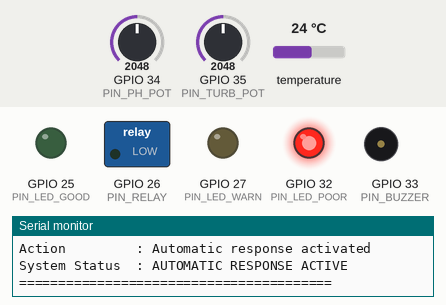
Recording of a program running on a simulated ESP32. Parts: switched loads named in the program (green lamp = pin HIGH), output pins drawn as LEDs (lit = HIGH), buzzer (waves = sounding), the last lines printed to the serial monitor. The test bench sets the inputs (shaded band); at power-on: GPIO 35 (PIN_TURB_POT) = 2048, temperature 24 °C, GPIO 34 (PIN_PH_POT) = 2048 (analog values on the 0–4095 scale). WiFi joins after 1.5 s; servers stay silent unless stated.

Above: at 4.1 s.
4.2 s: GPIO 35 (PIN_TURB_POT) set to 1701
At 5.84 s:
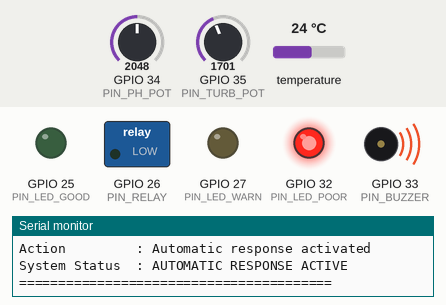
7.7 s: GPIO 35 (PIN_TURB_POT) set to 1610
At 10.4 s:
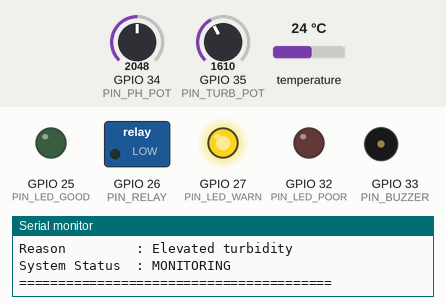
13.2 s: GPIO 35 (PIN_TURB_POT) set to 851
16.9 s: GPIO 35 (PIN_TURB_POT) set to 772
At 18.8 s:
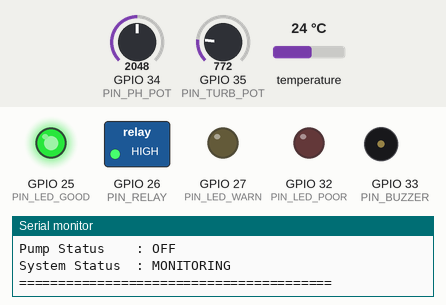
19.2 s: temperature set to 15.6 °C
21.5 s: temperature set to 14.5 °C
At 22.0 s:
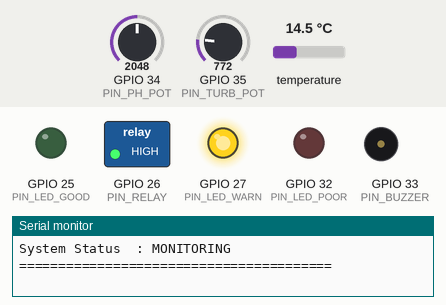
Timing chart, 0 to 24.5 s (numbered marks = the images above; inputs shaded):
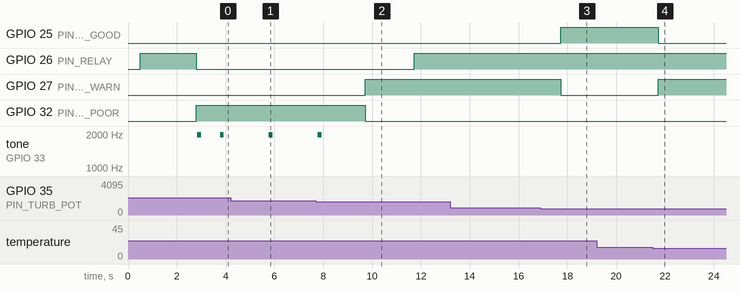

The program:

main.cpp
```cpp
/**
 * ============================================================================
 * Project: Smart Water Quality Monitoring System
 * Title  : IoT-Based Smart Water Quality Monitoring and Automated Response System
 * Target : ESP32 DevKit C V4 (Wokwi Simulation Environment)
 * ============================================================================
 *
 * ----------------------------------------------------------------------------
 * HONESTY RULES & SIMULATION DISCLAIMERS:
 * 1. pH and turbidity are NOT really measured by physical electrochemical
 *    probes in this project. Two analog potentiometers EMULATE pH-sensor and
 *    turbidity-sensor voltage outputs in the Wokwi simulation.
 * 2. Thresholds defined herein are "configured prototype thresholds" for
 *    demonstration and testing purposes, NEVER universal drinking-water standards.
 * 3. The green LED is a "relay-controlled simulated pump actuator", NEVER a
 *    real high-voltage water pump.
 * ----------------------------------------------------------------------------
 */

#include <Arduino.h>
#include <WiFi.h>
#include <OneWire.h>
#include <DallasTemperature.h>
#include <ThingSpeak.h>

// ============================================================================
// SIMULATION & TELEMETRY FEATURE FLAGS (DEFAULT: ALL ENABLED)
// ============================================================================
#define ENABLE_CLOUD       1  // 1: Upload to ThingSpeak | 0: Local-only simulation
#define ENABLE_STATUS_LEDS 1  // 1: Enable 3-state status LEDs (GPIO 25, 27, 32)
#define ENABLE_BUZZER      1  // 1: Enable periodic alarm buzzer on POOR (GPIO 33)

// Actuator Configuration: Active-Low Relay Module
#define RELAY_ACTIVE_LOW true

// ============================================================================
// CLOUD & NETWORK CONFIGURATION
// ============================================================================
const char* WIFI_SSID = "Wokwi-GUEST";
const char* WIFI_PASS = "";

// ThingSpeak Configuration (Replace with your actual ThingSpeak credentials)
const unsigned long THINGSPEAK_CHANNEL_ID = 0000000;              // <-- PLACEHOLDER: ENTER YOUR CHANNEL ID HERE
const char* THINGSPEAK_WRITE_API_KEY      = "YOUR_WRITE_API_KEY"; // <-- PLACEHOLDER: ENTER YOUR WRITE API KEY HERE

// Helper macro to verify if credentials are still placeholder defaults
#define IS_PLACEHOLDER_CREDENTIALS() (THINGSPEAK_CHANNEL_ID == 0000000 || strcmp(THINGSPEAK_WRITE_API_KEY, "YOUR_WRITE_API_KEY") == 0)

// ============================================================================
// HARDWARE PIN ASSIGNMENTS
// ============================================================================
// Core Sensor & Actuator Pins
const int PIN_PH_POT    = 34; // Emulated pH Sensor (Analog Potentiometer)
const int PIN_TURB_POT  = 35; // Emulated Turbidity Sensor (Analog Potentiometer)
const int PIN_DS18B20   = 4;  // DS18B20 OneWire Digital Temperature Sensor
const int PIN_RELAY     = 26; // Relay Module Input (Controls Simulated Pump LED)

// Visual Status Indicator Pins (Active-High)
#if ENABLE_STATUS_LEDS
const int PIN_LED_GOOD  = 25; // Green Status LED: Quality GOOD
const int PIN_LED_WARN  = 27; // Yellow Status LED: Quality WARNING
const int PIN_LED_POOR  = 32; // Red Status LED: Quality POOR
#endif

// Acoustic Alarm Pin
#if ENABLE_BUZZER
const int PIN_BUZZER    = 33; // Piezo Buzzer Output
const unsigned int BUZZER_FREQ_HZ = 2000;        // 2 kHz alert tone
const unsigned long BUZZER_BEEP_DURATION_MS = 150; // 150 ms pulse
#endif

// ============================================================================
// CONFIGURED PROTOTYPE THRESHOLDS
// (Configured for prototype demonstration, NOT universal drinking standards)
// ============================================================================
// pH Thresholds (Range: 0.0 - 14.0)
const float PH_GOOD_MIN    = 6.5f;
const float PH_GOOD_MAX    = 8.5f;
const float PH_WARN_LOW    = 6.0f;
const float PH_WARN_HIGH   = 9.0f;

// Turbidity Thresholds (Range: 0.0 - 100.0 NTU)
const float TURB_GOOD_MAX  = 20.0f;
const float TURB_WARN_MAX  = 40.0f;

// Temperature Thresholds (Range: Celsius)
const float TEMP_GOOD_MIN  = 15.0f;
const float TEMP_GOOD_MAX  = 35.0f;
const float TEMP_WARN_LOW  = 5.0f;
const float TEMP_WARN_HIGH = 40.0f;

// Quality Status Enumeration
enum WaterQualityStatus {
    QUALITY_GOOD    = 0,
    QUALITY_WARNING = 1,
    QUALITY_POOR    = 2
};

// ============================================================================
// OBJECT INSTANTIATIONS & GLOBAL STATE
// ============================================================================
OneWire oneWire(PIN_DS18B20);
DallasTemperature tempSensors(&oneWire);
WiFiClient wifiClient;

// Timing intervals (Non-blocking millis)
unsigned long lastSerialPrintTime = 0;
const unsigned long SERIAL_INTERVAL_MS = 2000;   // Print report every 2 seconds

unsigned long lastCloudUploadTime = 0;
const unsigned long CLOUD_INTERVAL_MS  = 20000;  // Upload to ThingSpeak every 20 seconds

// Actuator Hysteresis Configuration
// Pump turns ON immediately when POOR, turns OFF only after 2 consecutive non-POOR readings
const int PUMP_OFF_CONFIRM_COUNT = 2;
int consecutiveNonPoorCount = 0;
bool currentPumpActiveState = false;

// Measurement data structure
struct SensorReadings {
    int   rawPh;
    int   rawTurb;
    float ph;
    float turbidity;
    float temperature;
    bool  tempValid;
    WaterQualityStatus quality;
    bool  pumpActive;
    String reason;
};

SensorReadings currentReadings;

// ============================================================================
// HELPER FUNCTIONS: ACTUATOR & INDICATOR CONTROL
// ============================================================================
/**
 * @brief Sets the physical state of the relay actuator based on polarity.
 * @param turnOn True to activate the pump, False to deactivate.
 */
void setPumpState(bool turnOn) {
    if (RELAY_ACTIVE_LOW) {
        digitalWrite(PIN_RELAY, turnOn ? LOW : HIGH);
    } else {
        digitalWrite(PIN_RELAY, turnOn ? HIGH : LOW);
    }
}

/**
 * @brief Updates the three dedicated status LEDs so exactly one is ON.
 * @param quality Current evaluated water quality status.
 */
void updateStatusLEDs(WaterQualityStatus quality) {
#if ENABLE_STATUS_LEDS
    digitalWrite(PIN_LED_GOOD, (quality == QUALITY_GOOD)    ? HIGH : LOW);
    digitalWrite(PIN_LED_WARN, (quality == QUALITY_WARNING) ? HIGH : LOW);
    digitalWrite(PIN_LED_POOR, (quality == QUALITY_POOR)    ? HIGH : LOW);
#endif
}

/**
 * @brief Triggers acoustic alarm beep when quality is POOR.
 * @param quality Current evaluated water quality status.
 */
void updateBuzzer(WaterQualityStatus quality) {
#if ENABLE_BUZZER
    if (quality == QUALITY_POOR) {
        // Portable 2 kHz beep for about 150 ms (300 cycles). No tone()/LEDC needed.
        for (unsigned long i = 0; i < BUZZER_BEEP_DURATION_MS * 2; i++) {
            digitalWrite(PIN_BUZZER, HIGH);
            delayMicroseconds(250);
            digitalWrite(PIN_BUZZER, LOW);
            delayMicroseconds(250);
        }
    }
#endif
}


// ============================================================================
// HELPER FUNCTIONS: SENSOR ACQUISITION & CONVERSION
// ============================================================================
/**
 * @brief Reads an analog pin multiple times and returns the smoothed average.
 * @param pin The ADC GPIO pin to sample.
 * @param samples Number of consecutive samples to average.
 * @return Smoothed raw ADC value (0 - 4095).
 */
int readAveragedADC(int pin, int samples = 10) {
    long sum = 0;
    for (int i = 0; i < samples; i++) {
        sum += analogRead(pin);
        delayMicroseconds(200); // Brief settling interval
    }
    return (int)(sum / samples);
}

/**
 * @brief Acquires all sensor readings, emulates calibrated units, and handles errors.
 */
void acquireSensors(SensorReadings &readings) {
    // 1. Emulated pH: 12-bit ADC (0..4095) mapped to pH 0.0 - 14.0
    readings.rawPh = readAveragedADC(PIN_PH_POT, 10);
    readings.ph = ((float)readings.rawPh / 4095.0f) * 14.0f;

    // 2. Emulated Turbidity: 12-bit ADC mapped to 0.0 - 100.0 NTU
    readings.rawTurb = readAveragedADC(PIN_TURB_POT, 10);
    readings.turbidity = ((float)readings.rawTurb / 4095.0f) * 100.0f;

    // 3. Digital Temperature: DS18B20 via OneWire
    tempSensors.requestTemperatures();
    float t = tempSensors.getTempCByIndex(0);

    // Validate DS18B20 reading (DEVICE_DISCONNECTED_C is -127.0 C)
    if (t == DEVICE_DISCONNECTED_C || t < -55.0f || t > 125.0f) {
        readings.temperature = -127.0f;
        readings.tempValid = false;
    } else {
        readings.temperature = t;
        readings.tempValid = true;
    }
}

// ============================================================================
// EVALUATION LOGIC: THRESHOLDS & AUTOMATED RESPONSE
// ============================================================================
/**
 * @brief Evaluates water quality against configured prototype thresholds
 *        and determines pump actuator response with de-chatter hysteresis.
 */
void evaluateWaterQuality(SensorReadings &readings) {
    WaterQualityStatus phStatus   = QUALITY_GOOD;
    WaterQualityStatus turbStatus = QUALITY_GOOD;
    WaterQualityStatus tempStatus = QUALITY_GOOD;

    String reasons = "";

    // --- Evaluate pH ---
    if (readings.ph < PH_WARN_LOW || readings.ph > PH_WARN_HIGH) {
        phStatus = QUALITY_POOR;
        reasons += "pH outside configured range; ";
    } else if (readings.ph < PH_GOOD_MIN || readings.ph > PH_GOOD_MAX) {
        phStatus = QUALITY_WARNING;
        reasons += "pH outside configured range; ";
    }

    // --- Evaluate Turbidity ---
    if (readings.turbidity > TURB_WARN_MAX) {
        turbStatus = QUALITY_POOR;
        reasons += "High turbidity; ";
    } else if (readings.turbidity >= TURB_GOOD_MAX) {
        turbStatus = QUALITY_WARNING;
        reasons += "Elevated turbidity; ";
    }

    // --- Evaluate Temperature ---
    if (!readings.tempValid) {
        tempStatus = QUALITY_POOR;
        reasons += "Temperature sensor disconnected; ";
    } else if (readings.temperature < TEMP_WARN_LOW || readings.temperature > TEMP_WARN_HIGH) {
        tempStatus = QUALITY_POOR;
        reasons += "Temperature outside configured range; ";
    } else if (readings.temperature < TEMP_GOOD_MIN || readings.temperature > TEMP_GOOD_MAX) {
        tempStatus = QUALITY_WARNING;
        reasons += "Temperature outside configured range; ";
    }

    // Overall quality is the worst of the three (POOR > WARNING > GOOD)
    if (phStatus == QUALITY_POOR || turbStatus == QUALITY_POOR || tempStatus == QUALITY_POOR) {
        readings.quality = QUALITY_POOR;
    } else if (phStatus == QUALITY_WARNING || turbStatus == QUALITY_WARNING || tempStatus == QUALITY_WARNING) {
        readings.quality = QUALITY_WARNING;
    } else {
        readings.quality = QUALITY_GOOD;
    }

    // Clean up trailing delimiter
    if (reasons.endsWith("; ")) {
        reasons.remove(reasons.length() - 2);
    }
    readings.reason = reasons;

    // --- Actuator Response Logic with Hysteresis ---
    // Immediate activation on POOR.
    // Deactivation occurs only after PUMP_OFF_CONFIRM_COUNT consecutive non-POOR readings.
    if (readings.quality == QUALITY_POOR) {
        currentPumpActiveState = true;
        consecutiveNonPoorCount = 0;
    } else {
        consecutiveNonPoorCount++;
        if (consecutiveNonPoorCount >= PUMP_OFF_CONFIRM_COUNT) {
            currentPumpActiveState = false;
        }
    }
    readings.pumpActive = currentPumpActiveState;

    // Apply hardware outputs
    setPumpState(readings.pumpActive);
    updateStatusLEDs(readings.quality);
    updateBuzzer(readings.quality);
}

// ============================================================================
// SERIAL MONITOR INTERFACE
// ============================================================================
/**
 * @brief Outputs human-readable dashboard to the Serial Monitor at 115200 baud.
 */
void printSerialDashboard(const SensorReadings &readings) {
    Serial.println();
    Serial.println("========================================");
    Serial.println("      SMART WATER QUALITY MONITOR");
    Serial.println("========================================");
    Serial.println();

    // Sensor Readings Display
    Serial.print("pH             : ");
    Serial.println(readings.ph, 2);

    Serial.print("Turbidity      : ");
    Serial.print(readings.turbidity, 2);
    Serial.println(" NTU");

    Serial.print("Temperature    : ");
    if (readings.tempValid) {
        Serial.print(readings.temperature, 2);
        Serial.println(" C");
    } else {
        Serial.println("DISCONNECTED / ERROR");
    }

    // Simulation Explanation Line for Examiner
    Serial.print("SIM STATE      : ADC pH: ");
    Serial.print(readings.rawPh);
    Serial.print(" | ADC Turb: ");
    Serial.println(readings.rawTurb);
    Serial.println();

    // Water Quality Assessment
    Serial.print("Water Quality  : ");
    switch (readings.quality) {
        case QUALITY_GOOD:
            Serial.println("GOOD");
            break;
        case QUALITY_WARNING:
            Serial.println("WARNING");
            break;
        case QUALITY_POOR:
            Serial.println("POOR");
            break;
    }

    // Pump Status
    Serial.print("Pump Status    : ");
    Serial.println(readings.pumpActive ? "ON" : "OFF");

    // Dynamic Context (Reasons & Actions)
    if (readings.quality != QUALITY_GOOD && readings.reason.length() > 0) {
        Serial.print("Reason         : ");
        Serial.println(readings.reason);
    }

    if (readings.quality == QUALITY_POOR) {
        Serial.println("Action         : Automatic response activated");
    }

    Serial.println();

    // System Status Summary
    Serial.print("System Status  : ");
    if (readings.quality == QUALITY_POOR) {
        Serial.println("AUTOMATIC RESPONSE ACTIVE");
    } else {
        Serial.println("MONITORING");
    }

    Serial.println("========================================");
}

// ============================================================================
// WI-FI & CLOUD TELEMETRY (THINGSPEAK)
// ============================================================================
/**
 * @brief Ensures active Wi-Fi connection in Wokwi, reconnecting if disconnected.
 */
void checkWiFiConnection() {
    if (WiFi.status() != WL_CONNECTED) {
        Serial.print("[Wi-Fi] Connecting to Wokwi virtual AP: ");
        Serial.println(WIFI_SSID);
        WiFi.begin(WIFI_SSID, WIFI_PASS);
        int attempts = 0;
        while (WiFi.status() != WL_CONNECTED && attempts < 15) {
            delay(500);
            Serial.print(".");
            attempts++;
        }
        Serial.println();
        if (WiFi.status() == WL_CONNECTED) {
            Serial.print("[Wi-Fi] Connected! Local IP: ");
            Serial.println(WiFi.localIP());
        } else {
            Serial.println("[Wi-Fi] Connection attempt timed out. Will retry on next cycle.");
        }
    }
}

/**
 * @brief Transmits current telemetry parameters to ThingSpeak IoT Cloud.
 */
void uploadToThingSpeak(const SensorReadings &readings) {
#if ENABLE_CLOUD == 1
    // Guard against unconfigured placeholder credentials
    if (IS_PLACEHOLDER_CREDENTIALS()) {
        Serial.println("[ThingSpeak] Telemetry skipped: Default placeholder Channel ID or API Key detected.");
        Serial.println("[ThingSpeak] Enter valid ThingSpeak credentials in main.cpp to enable cloud sync.");
        return;
    }

    checkWiFiConnection();
    if (WiFi.status() != WL_CONNECTED) {
        Serial.println("[ThingSpeak] Telemetry skipped: Wi-Fi offline.");
        return;
    }

    // Populate ThingSpeak telemetry fields
    // Field 1: pH
    // Field 2: Turbidity (NTU)
    // Field 3: Temperature (C)
    // Field 4: Quality Status (0 = GOOD, 1 = WARNING, 2 = POOR)
    // Field 5: Pump State (0 = OFF, 1 = ON)
    ThingSpeak.setField(1, readings.ph);
    ThingSpeak.setField(2, readings.turbidity);
    ThingSpeak.setField(3, readings.tempValid ? readings.temperature : -127.0f);
    ThingSpeak.setField(4, (int)readings.quality);
    ThingSpeak.setField(5, readings.pumpActive ? 1 : 0);

    Serial.println("[ThingSpeak] Transmitting packet to cloud...");
    int responseCode = ThingSpeak.writeFields(THINGSPEAK_CHANNEL_ID, THINGSPEAK_WRITE_API_KEY);

    if (responseCode == 200) {
        Serial.println("[ThingSpeak] Channel update successful (HTTP 200).");
    } else {
        Serial.print("[ThingSpeak] Problem updating channel. HTTP error code: ");
        Serial.println(responseCode);
    }
#else
    // Cloud upload disabled by compiler directive
    static bool loggedNotice = false;
    if (!loggedNotice) {
        Serial.println("[ThingSpeak] Cloud sync disabled (#define ENABLE_CLOUD 0). Local-only mode active.");
        loggedNotice = true;
    }
#endif
}

// ============================================================================
// MAIN SETUP & EXECUTION LOOP
// ============================================================================
void setup() {
    // 1. Initialize Serial communication at 115200 baud
    Serial.begin(115200);
    delay(500);

    // 2. Pre-configure Relay pin to avoid startup actuator glitches
    // Set to inactive state BEFORE switching pinMode to OUTPUT
    if (RELAY_ACTIVE_LOW) {
        digitalWrite(PIN_RELAY, HIGH); // Inactive level for active-low
    } else {
        digitalWrite(PIN_RELAY, LOW);  // Inactive level for active-high
    }
    pinMode(PIN_RELAY, OUTPUT);

    // 3. Initialize Status LEDs
#if ENABLE_STATUS_LEDS
    pinMode(PIN_LED_GOOD, OUTPUT);
    pinMode(PIN_LED_WARN, OUTPUT);
    pinMode(PIN_LED_POOR, OUTPUT);
    digitalWrite(PIN_LED_GOOD, LOW);
    digitalWrite(PIN_LED_WARN, LOW);
    digitalWrite(PIN_LED_POOR, LOW);
#endif

    // 4. Initialize Buzzer
#if ENABLE_BUZZER
    pinMode(PIN_BUZZER, OUTPUT);
    digitalWrite(PIN_BUZZER, LOW);
#endif

    // 5. Configure ADC analog resolution to 12-bit (0..4095)
    analogReadResolution(12);
    pinMode(PIN_PH_POT, INPUT);
    pinMode(PIN_TURB_POT, INPUT);

    // 6. Initialize OneWire DS18B20 digital temperature bus
    tempSensors.begin();

    // 7. Connect to Wokwi virtual Wi-Fi
    Serial.println();
    Serial.println("==================================================");
    Serial.println("Smart Water Quality Monitoring System Initializing");
    Serial.println("Target: ESP32 DevKit C V4 (Wokwi Simulation)");
    Serial.println("==================================================");

#if ENABLE_CLOUD == 1
    WiFi.mode(WIFI_STA);
    checkWiFiConnection();
    ThingSpeak.begin(wifiClient);
#endif

    // Initial sensor warm-up read
    acquireSensors(currentReadings);
    evaluateWaterQuality(currentReadings);

    Serial.println("[System] Initialization complete. Entering main monitoring loop...");
}

void loop() {
    unsigned long currentMillis = millis();

    // 1. Periodic Sensor Acquisition and Serial Reporting (Every 2 seconds)
    if (currentMillis - lastSerialPrintTime >= SERIAL_INTERVAL_MS) {
        lastSerialPrintTime = currentMillis;

        acquireSensors(currentReadings);
        evaluateWaterQuality(currentReadings);
        printSerialDashboard(currentReadings);
    }

    // 2. Periodic Cloud Telemetry Upload (Every 20 seconds)
    if (currentMillis - lastCloudUploadTime >= CLOUD_INTERVAL_MS) {
        lastCloudUploadTime = currentMillis;

        uploadToThingSpeak(currentReadings);
    }
}
```

Measured:
- the behaviour switches between 1639 and 1638 on GPIO 35 (PIN_TURB_POT) (found by bisection; images 1 and 2)
- the behaviour switches between 819 and 818 on GPIO 35 (PIN_TURB_POT) (found by bisection; images 2 and 3)
- the behaviour switches between 15 and 14.9 °C on temperature (found by bisection; images 3 and 4)
- after the input at 7.7 s, GPIO 26 (PIN_RELAY): LOW → HIGH after 4.0 s; GPIO 27 (PIN_LED_WARN): LOW → HIGH after 2.0 s; GPIO 32 (PIN_LED_POOR): HIGH → LOW after 2.0 s; tone on GPIO 33 (PIN_BUZZER): goes on until 7.9 s, then stays silent
- after the input at 16.9 s, GPIO 25 (PIN_LED_GOOD): LOW → HIGH after 0.83 s; GPIO 27 (PIN_LED_WARN): HIGH → LOW after 0.83 s
- after the input at 21.5 s, GPIO 25 (PIN_LED_GOOD): HIGH → LOW after 0.23 s; GPIO 27 (PIN_LED_WARN): LOW → HIGH after 0.23 s
